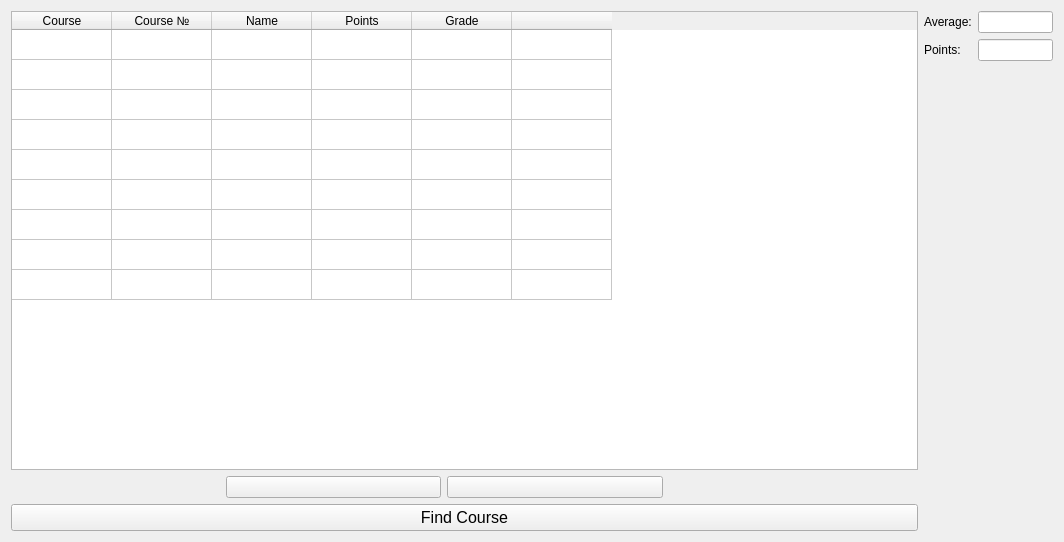
<?xml version="1.0" encoding="UTF-8"?>
<ui version="4.0">
 <class>Form</class>
 <widget class="QWidget" name="Form">
  <property name="geometry">
   <rect>
    <x>0</x>
    <y>0</y>
    <width>1064</width>
    <height>542</height>
   </rect>
  </property>
  <property name="windowTitle">
   <string>Form</string>
  </property>
  <property name="layoutDirection">
   <enum>Qt::RightToLeft</enum>
  </property>
  <layout class="QGridLayout" name="gridLayout">
   <item row="0" column="1">
    <layout class="QHBoxLayout" name="horizontalLayout">
     <item>
      <layout class="QVBoxLayout" name="verticalLayout_2"/>
     </item>
     <item>
      <widget class="QTableWidget" name="courses_table_2">
       <property name="sizePolicy">
        <sizepolicy hsizetype="Expanding" vsizetype="Expanding">
         <horstretch>0</horstretch>
         <verstretch>0</verstretch>
        </sizepolicy>
       </property>
       <property name="mouseTracking">
        <bool>true</bool>
       </property>
       <property name="layoutDirection">
        <enum>Qt::LeftToRight</enum>
       </property>
       <property name="sortingEnabled">
        <bool>true</bool>
       </property>
       <attribute name="horizontalHeaderVisible">
        <bool>true</bool>
       </attribute>
       <attribute name="horizontalHeaderCascadingSectionResizes">
        <bool>false</bool>
       </attribute>
       <attribute name="horizontalHeaderShowSortIndicator" stdset="0">
        <bool>true</bool>
       </attribute>
       <attribute name="horizontalHeaderStretchLastSection">
        <bool>false</bool>
       </attribute>
       <attribute name="verticalHeaderVisible">
        <bool>false</bool>
       </attribute>
       <attribute name="verticalHeaderCascadingSectionResizes">
        <bool>true</bool>
       </attribute>
       <attribute name="verticalHeaderStretchLastSection">
        <bool>false</bool>
       </attribute>
       <row>
        <property name="text">
         <string>New Row</string>
        </property>
       </row>
       <row>
        <property name="text">
         <string>New Row</string>
        </property>
       </row>
       <row>
        <property name="text">
         <string>New Row</string>
        </property>
       </row>
       <row>
        <property name="text">
         <string>New Row</string>
        </property>
       </row>
       <row>
        <property name="text">
         <string>New Row</string>
        </property>
       </row>
       <row>
        <property name="text">
         <string>New Row</string>
        </property>
       </row>
       <row>
        <property name="text">
         <string>New Row</string>
        </property>
       </row>
       <row>
        <property name="text">
         <string>New Row</string>
        </property>
       </row>
       <row>
        <property name="text">
         <string>New Row</string>
        </property>
       </row>
       <column>
        <property name="text">
         <string>Course</string>
        </property>
       </column>
       <column>
        <property name="text">
         <string>Course №</string>
        </property>
       </column>
       <column>
        <property name="text">
         <string>Name</string>
        </property>
       </column>
       <column>
        <property name="text">
         <string>Points</string>
        </property>
       </column>
       <column>
        <property name="text">
         <string>Grade</string>
        </property>
       </column>
       <column>
        <property name="text">
         <string/>
        </property>
       </column>
      </widget>
     </item>
    </layout>
   </item>
   <item row="1" column="1">
    <layout class="QHBoxLayout" name="horizontalLayout_6">
     <item>
      <spacer name="horizontalSpacer_5">
       <property name="orientation">
        <enum>Qt::Horizontal</enum>
       </property>
       <property name="sizeHint" stdset="0">
        <size>
         <width>40</width>
         <height>20</height>
        </size>
       </property>
      </spacer>
     </item>
     <item>
      <spacer name="horizontalSpacer_2">
       <property name="orientation">
        <enum>Qt::Horizontal</enum>
       </property>
       <property name="sizeType">
        <enum>QSizePolicy::Ignored</enum>
       </property>
       <property name="sizeHint" stdset="0">
        <size>
         <width>40</width>
         <height>20</height>
        </size>
       </property>
      </spacer>
     </item>
     <item>
      <widget class="QPushButton" name="semester_table_add_line_2">
       <property name="sizePolicy">
        <sizepolicy hsizetype="MinimumExpanding" vsizetype="Fixed">
         <horstretch>0</horstretch>
         <verstretch>0</verstretch>
        </sizepolicy>
       </property>
       <property name="toolTip">
        <string>&lt;html&gt;&lt;head/&gt;&lt;body&gt;&lt;p&gt;&lt;span style=&quot; font-size:12pt; font-weight:600;&quot;&gt;הוסף שורה&lt;/span&gt;&lt;/p&gt;&lt;/body&gt;&lt;/html&gt;</string>
       </property>
       <property name="layoutDirection">
        <enum>Qt::LeftToRight</enum>
       </property>
       <property name="text">
        <string/>
       </property>
       <property name="icon">
        <iconset>
         <normaloff>../images/list-add.svg</normaloff>../images/list-add.svg</iconset>
       </property>
       <property name="iconSize">
        <size>
         <width>32</width>
         <height>32</height>
        </size>
       </property>
      </widget>
     </item>
     <item>
      <widget class="QPushButton" name="semester_table_remove_line_2">
       <property name="sizePolicy">
        <sizepolicy hsizetype="MinimumExpanding" vsizetype="Fixed">
         <horstretch>0</horstretch>
         <verstretch>0</verstretch>
        </sizepolicy>
       </property>
       <property name="toolTip">
        <string>&lt;html&gt;&lt;head/&gt;&lt;body&gt;&lt;p&gt;&lt;span style=&quot; font-size:12pt; font-weight:600;&quot;&gt;הסר שורה&lt;/span&gt;&lt;/p&gt;&lt;/body&gt;&lt;/html&gt;</string>
       </property>
       <property name="layoutDirection">
        <enum>Qt::LeftToRight</enum>
       </property>
       <property name="text">
        <string/>
       </property>
       <property name="icon">
        <iconset>
         <normaloff>../images/list-remove.svg</normaloff>../images/list-remove.svg</iconset>
       </property>
       <property name="iconSize">
        <size>
         <width>32</width>
         <height>32</height>
        </size>
       </property>
      </widget>
     </item>
     <item>
      <spacer name="horizontalSpacer_6">
       <property name="orientation">
        <enum>Qt::Horizontal</enum>
       </property>
       <property name="sizeHint" stdset="0">
        <size>
         <width>40</width>
         <height>20</height>
        </size>
       </property>
      </spacer>
     </item>
    </layout>
   </item>
   <item row="0" column="0">
    <layout class="QVBoxLayout" name="verticalLayout">
     <item>
      <layout class="QVBoxLayout" name="verticalLayout_4">
       <item>
        <layout class="QHBoxLayout" name="horizontalLayout_7">
         <item>
          <widget class="QLineEdit" name="semester_average_in_2">
           <property name="sizePolicy">
            <sizepolicy hsizetype="Fixed" vsizetype="Fixed">
             <horstretch>0</horstretch>
             <verstretch>0</verstretch>
            </sizepolicy>
           </property>
           <property name="maximumSize">
            <size>
             <width>75</width>
             <height>16777215</height>
            </size>
           </property>
           <property name="layoutDirection">
            <enum>Qt::LeftToRight</enum>
           </property>
           <property name="text">
            <string/>
           </property>
           <property name="alignment">
            <set>Qt::AlignCenter</set>
           </property>
           <property name="readOnly">
            <bool>true</bool>
           </property>
          </widget>
         </item>
         <item>
          <widget class="QLabel" name="semester_average_label_2">
           <property name="sizePolicy">
            <sizepolicy hsizetype="Fixed" vsizetype="Fixed">
             <horstretch>0</horstretch>
             <verstretch>0</verstretch>
            </sizepolicy>
           </property>
           <property name="layoutDirection">
            <enum>Qt::LeftToRight</enum>
           </property>
           <property name="text">
            <string>Average:</string>
           </property>
          </widget>
         </item>
        </layout>
       </item>
       <item>
        <layout class="QHBoxLayout" name="horizontalLayout_8">
         <item>
          <widget class="QLineEdit" name="semester_points_in_2">
           <property name="sizePolicy">
            <sizepolicy hsizetype="Fixed" vsizetype="Fixed">
             <horstretch>0</horstretch>
             <verstretch>0</verstretch>
            </sizepolicy>
           </property>
           <property name="maximumSize">
            <size>
             <width>75</width>
             <height>16777215</height>
            </size>
           </property>
           <property name="layoutDirection">
            <enum>Qt::LeftToRight</enum>
           </property>
           <property name="text">
            <string/>
           </property>
           <property name="alignment">
            <set>Qt::AlignCenter</set>
           </property>
           <property name="readOnly">
            <bool>true</bool>
           </property>
          </widget>
         </item>
         <item>
          <widget class="QLabel" name="semester_points_label_2">
           <property name="sizePolicy">
            <sizepolicy hsizetype="Fixed" vsizetype="Fixed">
             <horstretch>0</horstretch>
             <verstretch>0</verstretch>
            </sizepolicy>
           </property>
           <property name="maximumSize">
            <size>
             <width>67</width>
             <height>16777215</height>
            </size>
           </property>
           <property name="layoutDirection">
            <enum>Qt::LeftToRight</enum>
           </property>
           <property name="text">
            <string>Points:</string>
           </property>
          </widget>
         </item>
        </layout>
       </item>
      </layout>
     </item>
     <item>
      <spacer name="verticalSpacer_2">
       <property name="orientation">
        <enum>Qt::Vertical</enum>
       </property>
       <property name="sizeHint" stdset="0">
        <size>
         <width>20</width>
         <height>40</height>
        </size>
       </property>
      </spacer>
     </item>
    </layout>
   </item>
   <item row="2" column="1">
    <widget class="QPushButton" name="semester_add_course_2">
     <property name="font">
      <font>
       <pointsize>12</pointsize>
       <weight>50</weight>
       <italic>false</italic>
       <bold>false</bold>
      </font>
     </property>
     <property name="layoutDirection">
      <enum>Qt::LeftToRight</enum>
     </property>
     <property name="text">
      <string>Find Course</string>
     </property>
    </widget>
   </item>
  </layout>
 </widget>
 <resources/>
 <connections/>
</ui>
